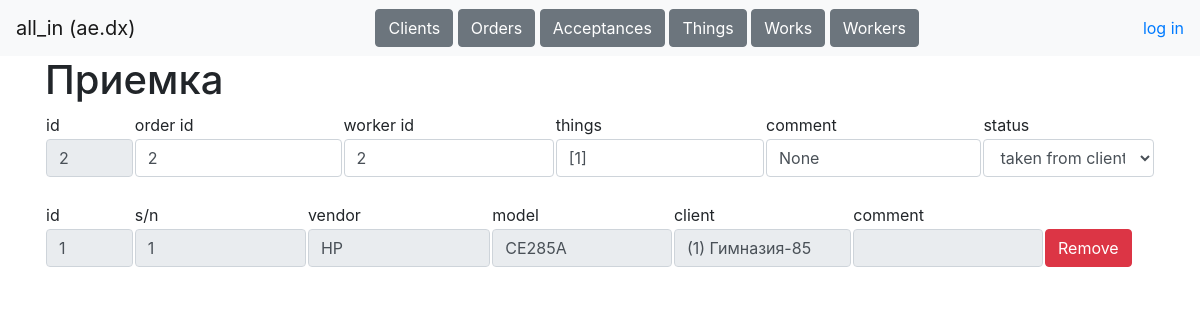
Page /tables/acceptances/2 (signed in) on the committed database.
### data/tables.py (models this page shows)
class Worker(db_session.SqlAlchemyBase, SerializerMixin):
    __tablename__ = 'workers'
    id = Column(sqlalchemy.Integer, primary_key=True, autoincrement=True)
    username = Column(sqlalchemy.String, nullable=True)
    name = Column(sqlalchemy.String, nullable=True)
    password = Column(sqlalchemy.String, nullable=True)
    role = Column(sqlalchemy.String, nullable=True)
    phone = Column(sqlalchemy.String, nullable=True)
    comment = Column(sqlalchemy.String, nullable=True)

class Acceptance(db_session.SqlAlchemyBase, SerializerMixin):
    __tablename__ = 'acceptances'
    id = Column(sqlalchemy.Integer, primary_key=True, autoincrement=True)
    order_id = Column(sqlalchemy.Integer, sqlalchemy.ForeignKey('orders.id'))
    worker_id = Column(sqlalchemy.Integer, sqlalchemy.ForeignKey('workers.id'))
    things =  Column(sqlalchemy.String, default='[]', nullable=True)
    comment = Column(sqlalchemy.String, nullable=True)
    status =  Column(sqlalchemy.String, nullable=True)
    order = orm.relationship('Order')
    worker = orm.relationship('Worker')

class Thing(db_session.SqlAlchemyBase, SerializerMixin):
    __tablename__ = 'things'
    id = Column(sqlalchemy.Integer, primary_key=True, autoincrement=True)
    sn =  Column(sqlalchemy.String, nullable=True)
    vendor = Column(sqlalchemy.String, nullable=True)
    model = Column(sqlalchemy.String, nullable=True)
    client_id = Column(sqlalchemy.Integer, sqlalchemy.ForeignKey('clients.id'))
    comment = Column(sqlalchemy.String, nullable=True)
    client = orm.relationship('Client')

class Client(db_session.SqlAlchemyBase, SerializerMixin):
    __tablename__ = 'clients'
    id = Column(sqlalchemy.Integer, primary_key=True, autoincrement=True)
    name = Column(sqlalchemy.String, nullable=True)
    address = Column(sqlalchemy.String, nullable=True)
    phone = Column(sqlalchemy.String, nullable=True)
    comment = Column(sqlalchemy.String, nullable=True)

### main.py (the view)
@app.route('/tables/acceptances/<int:acceptance_id>', methods=['GET', 'POST'])
def acceptance(acceptance_id):
    username = request.cookies.get('user')
    if not username:
        return redirect('/login')
    user = stuff.get_user(username)
    if request.method == 'GET':
        data = stuff.get_entry('acceptances', acceptance_id)
        things = stuff.get_table('things').filter(Thing.id.in_(loads(data.things)))
        resp = make_response(render_template('acceptance.html', user=user,
                                             acceptance=data, things=things))
        resp.set_cookie('acceptance', str(acceptance_id))
        return resp
    elif request.method == 'POST':
        stuff.update_entry('acceptances', request.form)
        return redirect(f'/tables/acceptances/{acceptance_id}')

### data/db_session.py (called while the page is built)
def create_session() -> Session:
    global __factory
    return __factory()

### stuff.py (called while the page is built)
def get_user(username):
    db_sess = db_session.create_session()
    worker = db_sess.query(Worker).filter(Worker.username == username).first()
    db_sess.close()
    return worker

def get_table(table, sort='id', reverse=0):
    db_sess = db_session.create_session()
    if table == 'clients':
        return db_sess.query(Client)
    elif table == 'orders':
        return db_sess.query(Order)
    elif table == 'acceptances':
        return db_sess.query(Acceptance)
    elif table == 'things':
        return db_sess.query(Thing)
    elif table == 'works':
        return db_sess.query(Work)
    elif table == 'workers':
        return db_sess.query(Worker)
    db_sess.close()

def get_entry(table, id):
    db_sess = db_session.create_session()
    if table == 'clients':
        return db_sess.query(Client).filter(Client.id == id).first()
    elif table == 'orders':
        entry = db_sess.query(Order).filter(Order.id == id).first()[::]
        entry[1] = db_sess.query(Client).filter(Client.id == entry[1]).first().name
        return entry
    elif table == 'acceptances':
        return db_sess.query(Acceptance).filter(Acceptance.id == id).first()
    elif table == 'things':
        return db_sess.query(Thing).filter(Thing.id == id).first()
    elif table == 'works':
        return db_sess.query(Work).filter(Work.id == id).first()
    elif table == 'workers':
        return db_sess.query(Worker).filter(Worker.id == id).first()
    db_sess.close()

### templates/acceptance.html
{% extends "base.html"%}
{% block content %}
<h1>Приемка</h1>
<form method="post">
<table>
    <tr>
        <td width="8%">id</td>
        <td>order id</td>
        <td>worker id</td>
        <td>things</td>
        <td>comment</td>
        <td>status</td>
    </tr>
    <tr>
        <td width="8%"><input class="form-control" value="{{acceptance.id}}" name="id" readonly></td>
        <td><input class="form-control" value="{{acceptance.order_id}}" name="order"></td>
        <td><input class="form-control" value="{{acceptance.worker_id}}" name="worker" ></td>
        <td><input class="form-control" value="{{acceptance.things}}"></td>
        <td><input class="form-control" value="{{acceptance.comment}}" name="comment"></td>
        <td><select class="form-control" name="status">
            {% for status in ['taken from client', 'delivered to the worker', 'in process', 'work completed', 'taken from worker', 'delivered to the client'] %}
            {% if status == acceptance.status %}
            <option selected>{{status}}</option>
            {% else %}
            <option>{{status}}</option>
            {% endif %}
            {% endfor %}
        </select></td>
    </tr>
</table>
</form><br>
<table>
    <tr>
        <td width="8%">id</td>
        <td>s/n</td>
        <td>vendor</td>
        <td>model</td>
        <td>client</td>
        <td>comment</td>
        <td width="10%"></td>
    </tr>
    {% for item in things %}
    <tr>
        <td width="8%"><a href="/tables/things/{{item.id}}"><input class="form-control" value="{{item.id}}" readonly></a></td>
        <td><input class="form-control" value="{{item.sn}}" readonly></td>
        <td><input class="form-control" value="{{item.vendor}}" readonly></td>
        <td><input class="form-control" value="{{item.model}}" readonly></td>
        <td><input class="form-control" value="({{item.client_id}}) {{item.client.name}}" readonly></td>
        <td><input class="form-control" value="{{item.comment}}" readonly></td>
        <td width="10%"><a class="btn btn-danger" href="/tables/acceptances/{{acceptance.id}}/remove_thing/{{item.id}}" role="button">Remove</a></td>
    </tr>
    {% endfor %}
</table>
{% endblock %}

### templates/base.html (shortened to what this page needs)
<!doctype html>
<html>
<head>
    <link rel="stylesheet"
          href="https://stackpath.bootstrapcdn.com/bootstrap/4.4.1/css/bootstrap.min.css"
>
    <link rel="stylesheet" href="static/css/style.css" />
</head>
<body>
<header>
    <nav class="navbar navbar-light bg-light">
        <a class="navbar-brand" href="/dashboard">{{user.role}} ({{user.name}})</a>
        <div>
            {% if user.role == "manager" %}
                <a class="btn btn-secondary" href="/tables/clients" role="button">Clients</a>
                <a class="btn btn-secondary" href="/tables/orders" role="button">Orders</a>
            {% elif user.role == "worker" %}
                <a class="btn btn-secondary" href="/tables/acceptances" role="button">Acceptances</a>
                <a class="btn btn-secondary" href="/tables/works" role="button">Works</a>
            {% else %}
                <a class="btn btn-secondary" href="/tables/clients" role="button">Clients</a>
                <a class="btn btn-secondary" href="/tables/orders" role="button">Orders</a>
                <a class="btn btn-secondary" href="/tables/acceptances" role="button">Acceptances</a>
                <a class="btn btn-secondary" href="/tables/things" role="button">Things</a>
                <a class="btn btn-secondary" href="/tables/works" role="button">Works</a>
                <a class="btn btn-secondary" href="/tables/workers" role="button">Workers</a>
            {% endif %}
        </div>
        <a href="/login">log in</a>
    </nav>
</header>
<main role="main" class="container">
    {% block content %}{% endblock %}
</main>
</body>
</html>

### rows in the picture
Worker: role "all_in", name "ae.dx"
Acceptance: id "2", order "2", worker "2", things "[1]", comment "None", status "taken from client"
Thing: id "1", sn "1", vendor "HP", model "CE285A", client_id "(1) Гимназия-85"
